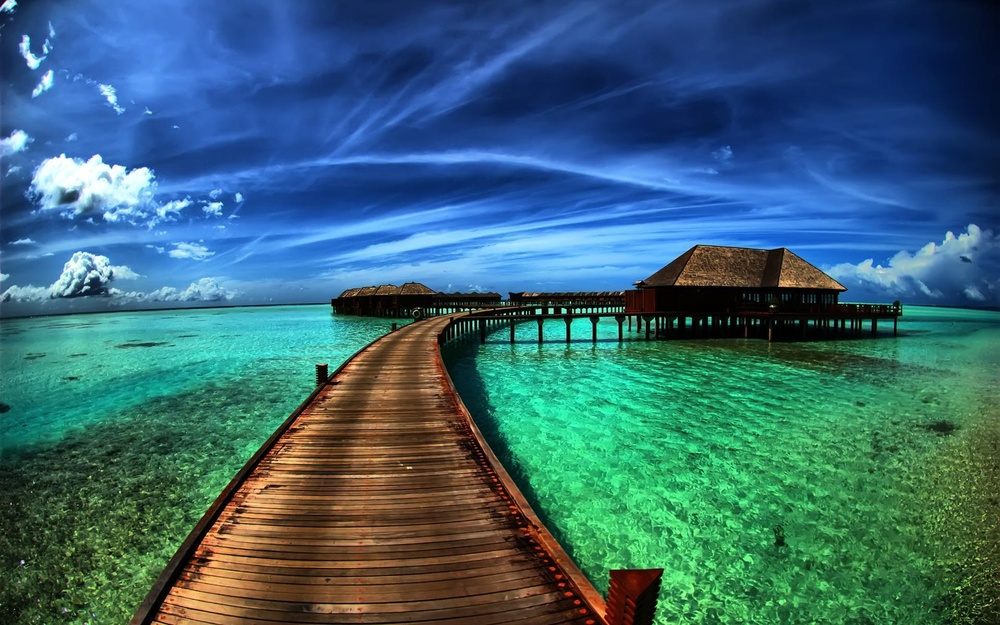
#> input picture TestPics/pic5.jpg, 1000 x 625 px, shrunk from 1920 x 1200 before the run
$ python otsu_segmenting.py
#> lines starting #> are read from the running program, lines starting #| are printed output that depends on the picture; after the words box and inside, x2 and y2 are one past the last pixel; in counts of white or black regions, pixels touching at a corner belong together
import os
import cv2
import numpy as np
import csv
import random
import math
from PIL import Image
import matplotlib.pyplot as plt

# [16 lines left out: function getRandoPxs, not called in this run]

def calc_bright(pixel):
    r,g,b = pixel
    return 0.299*r+0.587*g+0.114*b

# [42 lines left out: functions light_dark, avg_colour, rounded, write_to_csv, not called in this run]

#0<--Blk+++White-->255
img_files_normal_otsu = []
img_files_adaptive_otsu = []
imgs_to_disp = []
img_title = ['Img','Binary','Normal','Hyper']
#f, plot = plt.subplots(5, 4)
f, customPlot = plt.subplots(1, 4)
# plt.subplot(row, column)

'''
      0 1 2 3
    0 x x x x  0
    1 x x x x  4
    2 x x x x  8
'''
filepath = 'TestPics'
file = 'pic5.jpg'

file_path = f'{filepath}/{file}'
#print(file_path)
img = cv2.imread(file_path)
#> img is the input picture: shape (625, 1000, 3); mean B, G, R 115.2, 102.9, 56.7
gray_image = cv2.cvtColor(img, cv2.COLOR_BGR2GRAY)

# otsu threshold seperation of hyper and normal pigmentation
# otsu with adaptive thresholding
# The block_size determines the overall area around the pixel over
# which the average or weighted average will be calculated.
# A larger block is good for regions with lighting changes.
# A smaller block is good for high or fine detail regions.
# The C param thast is sibtracted from the average
# Allows for adjustement of the threshold value based on brightness.
# C +ve -> conservative threshold, shift toward darker region
# C -ve -> permissive threshold, shift toward lighter region
otsu_threshold, binary_image = cv2.threshold(gray_image, 125, 255, cv2.THRESH_BINARY + cv2.THRESH_OTSU)
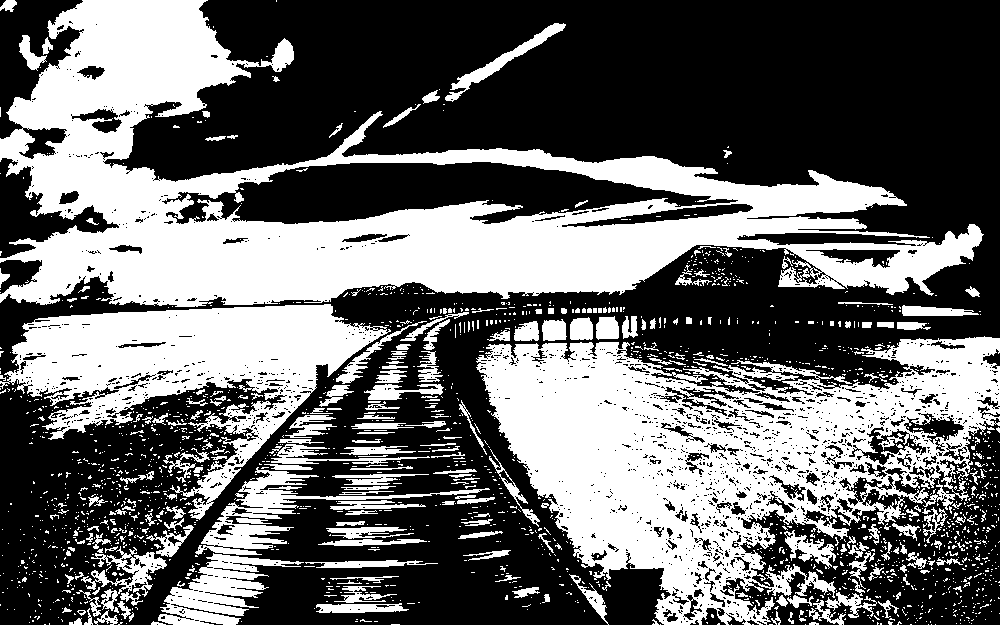
#> binary_image: shape (625, 1000); 41% white; 1949 white regions (1702 under 20 px), largest, box (x1, y1, x2, y2) and area: (0, 0, 984, 307) 104887, (476, 336, 1000, 625) 74931, (0, 304, 391, 520) 31223
#> otsu_threshold = 97

block_size = 11
C = 1
binary_image_w_adapt = cv2.adaptiveThreshold(gray_image, 255, cv2.ADAPTIVE_THRESH_MEAN_C, cv2.THRESH_BINARY, block_size, C)
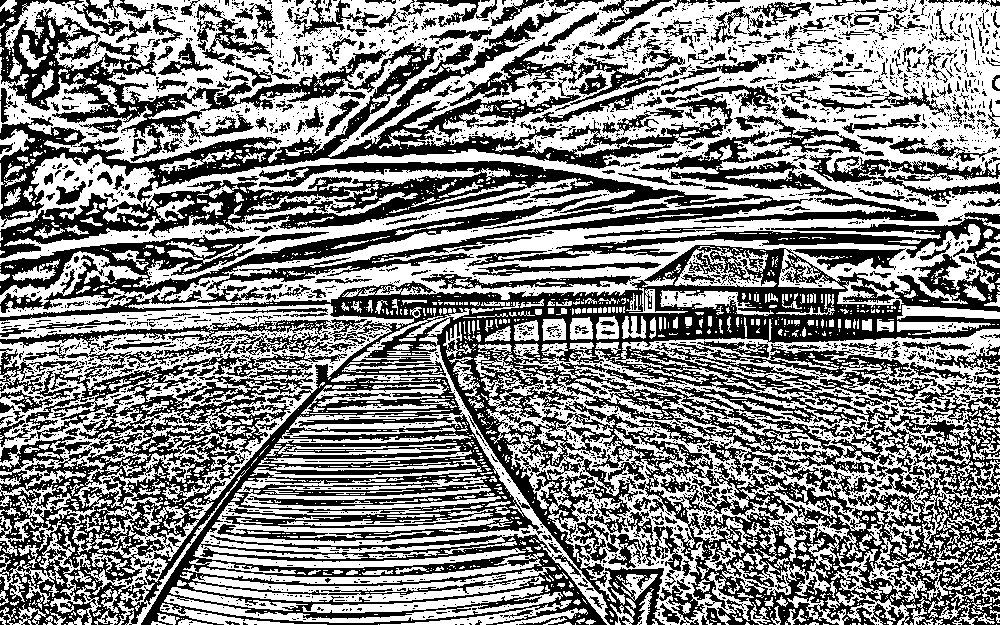
#> binary_image_w_adapt: shape (625, 1000); 52.4% white; 2812 black regions (2446 under 20 px), largest, box (x1, y1, x2, y2) and area: (0, 194, 1000, 625) 174302, (0, 0, 733, 227) 29692, (0, 161, 813, 291) 22900

normal = cv2.bitwise_and(img, img, mask=binary_image)
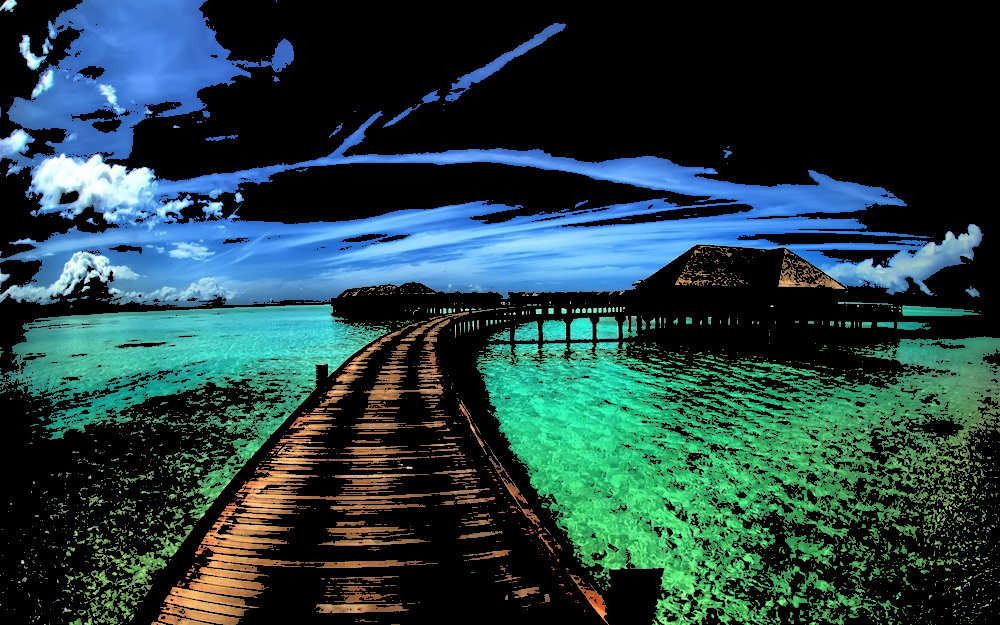
#> normal: shape (625, 1000, 3); mean B, G, R 65.3, 64.7, 34.3
hyper = cv2.bitwise_and(img, img, mask=~binary_image)
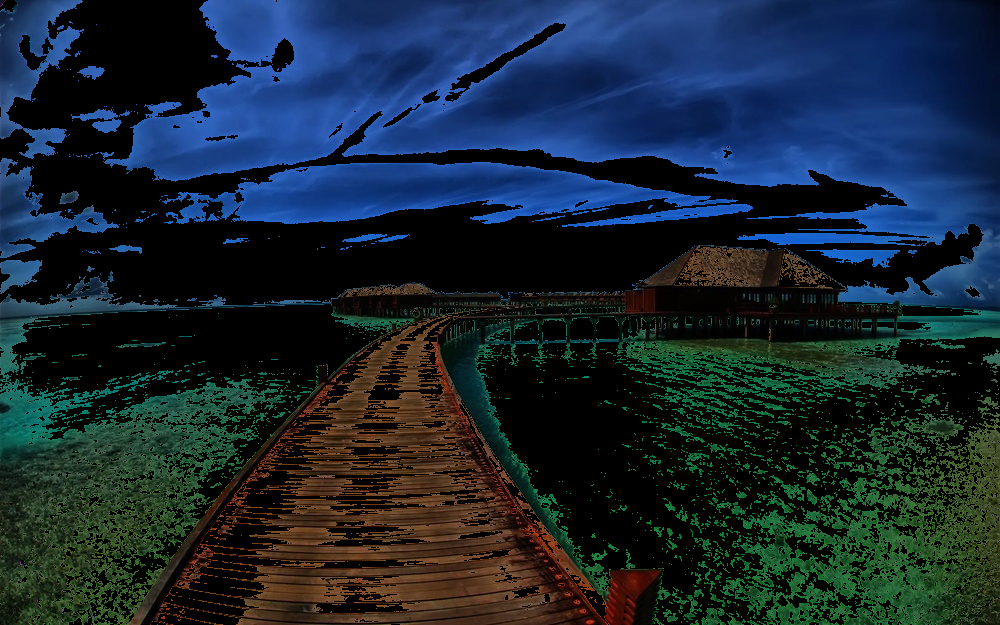
#> hyper: shape (625, 1000, 3); mean B, G, R 49.9, 38.1, 22.4

normal_a = cv2.bitwise_and(img, img, mask=binary_image_w_adapt)
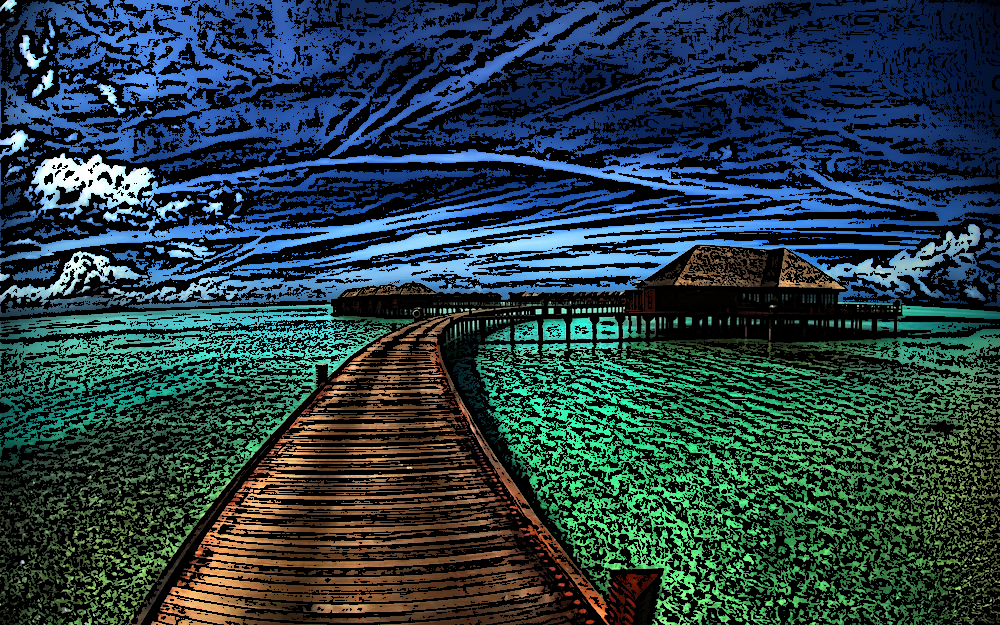
#> normal_a: shape (625, 1000, 3); mean B, G, R 68.2, 61.5, 36.7
hyper_a = cv2.bitwise_and(img, img, mask=~binary_image_w_adapt)
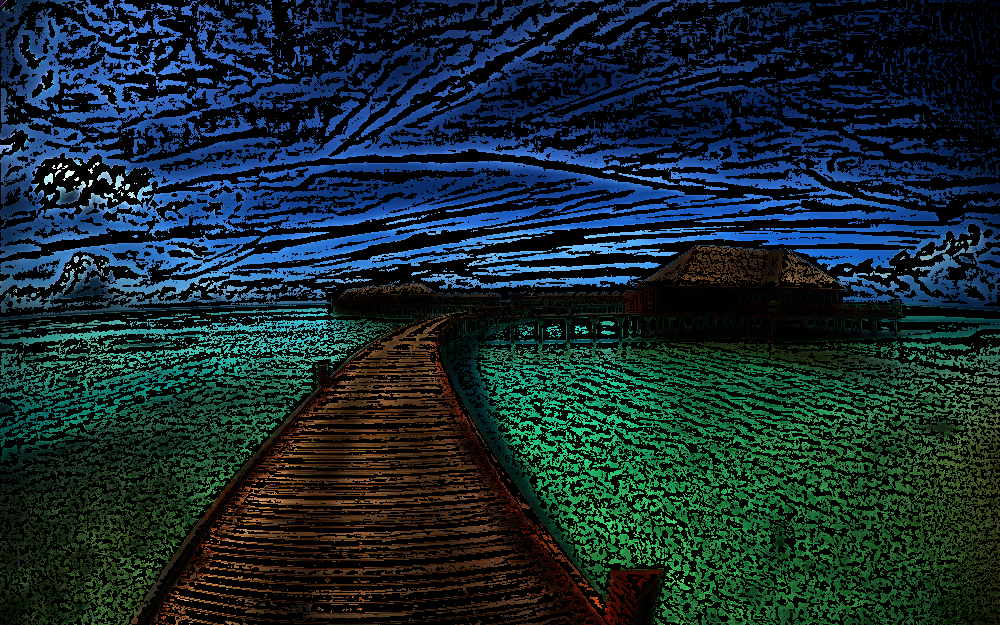
#> hyper_a: shape (625, 1000, 3); mean B, G, R 47, 41.3, 20
# This builds the number of columns.

imgs_to_disp.append(normal)
imgs_to_disp.append(hyper)

imgs_to_disp.append(normal_a)
imgs_to_disp.append(hyper_a)

for img in imgs_to_disp:
    customPlot[0].imshow(cv2.cvtColor(imgs_to_disp[0], cv2.COLOR_BGR2RGB))
    customPlot[1].imshow(cv2.cvtColor(imgs_to_disp[1], cv2.COLOR_BGR2RGB))
    customPlot[2].imshow(cv2.cvtColor(imgs_to_disp[2], cv2.COLOR_BGR2RGB))
    customPlot[3].imshow(cv2.cvtColor(imgs_to_disp[2], cv2.COLOR_BGR2RGB))
#> this loop made 4 passes

plt.show()
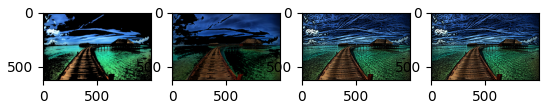
#> figure drawn by matplotlib, 4 panels

'''
    img_files_normal_otsu.append(img)
    img_files_normal_otsu.append(binary_image)
    img_files_normal_otsu.append(normal)
    img_files_normal_otsu.append(hyper)

    img_files_adaptive_otsu.append(img)
    img_files_adaptive_otsu.append(binary_image_w_adapt)
    img_files_adaptive_otsu.append(normal_a)
    img_files_adaptive_otsu.append(hyper_a)

for img in img_files_normal_otsu:
    # This is for the number of rows we have to iterate through
    for i in range(0,5):
        if (i==0):
            x=0
        elif (i==1):
            x=4
        elif (i==2):
            x=8
        elif (i==3):
            x=12
        elif (i==4):
            x=16
        # This governed by the no. of columns we have to iterate through
        for j in range(0, 4):
            plot[i,j].imshow(img_files_normal_otsu[j+x])
            plot[i,j].set_title(img_title[j])

    plt.show()

for img in img_files_adaptive_otsu:
    # This is for the number of rows we have to iterate through
    for i in range(0,5):
        if (i==0):
            x=0
        elif (i==1):
            x=4
        elif (i==2):
            x=8
        elif (i==3):
            x=12
        elif (i==4):
            x=16
        # This governed by the no. of columns we have to iterate through
        for j in range(0, 4):
            plot[i,j].imshow(img_files_adaptive_otsu[j+x])
            plot[i,j].set_title(img_title[j])

    plt.show()
'''

$ run again, with TestPics/pic1.jpg copied over TestPics/pic5.jpg
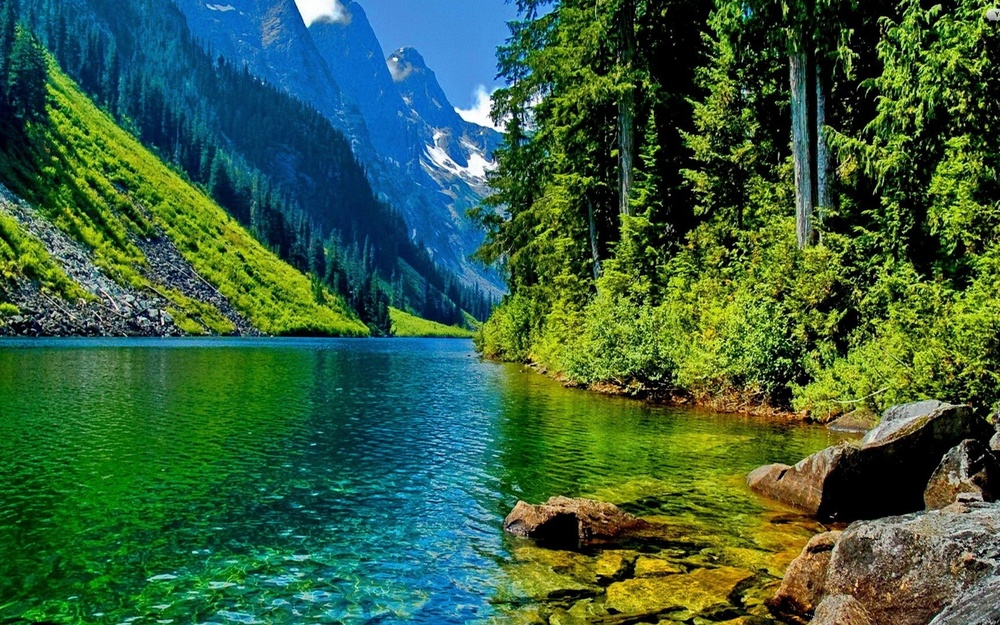
#> input picture TestPics/pic1.jpg, 1000 x 625 px, shrunk from 2880 x 1800 before the run
#> img is the input picture: shape (625, 1000, 3); mean B, G, R 63.2, 95, 55.2
#> `otsu_threshold, binary_image = cv2.threshold(gray_image, 125, 255, cv2..`:
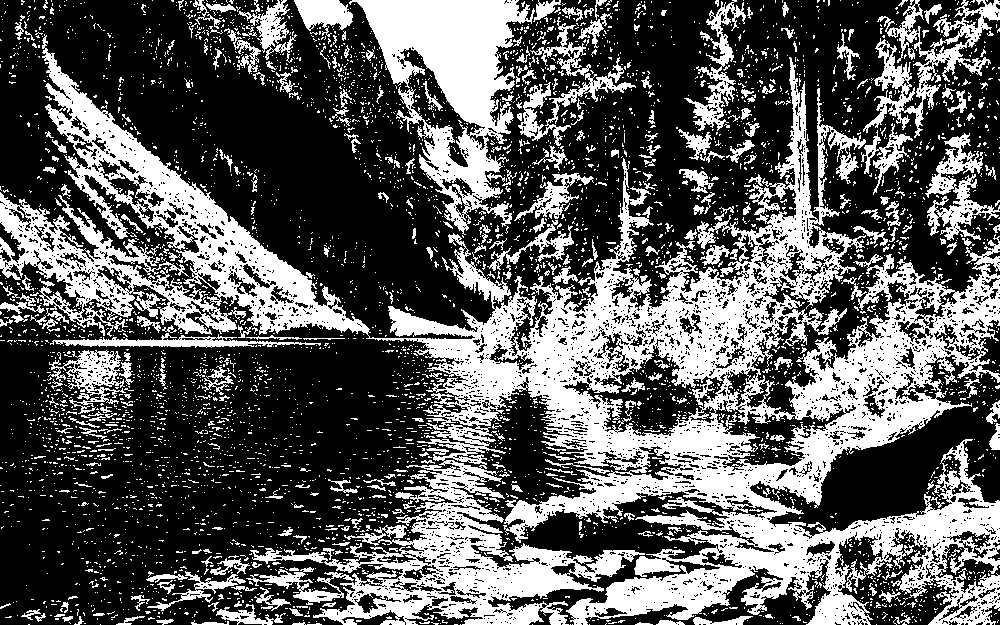
#> binary_image: shape (625, 1000); 36.2% white; 4744 white regions (4403 under 20 px), largest, box (x1, y1, x2, y2) and area: (42, 34, 1000, 625) 140409, (349, 0, 535, 235) 17555, (0, 192, 246, 337) 10125
#> otsu_threshold = 91
#> binary_image_w_adapt: shape (625, 1000); 46% white; 4018 white regions (3317 under 20 px), largest, box (x1, y1, x2, y2) and area: (0, 0, 1000, 625) 175924, (349, 0, 530, 134) 8617, (488, 0, 639, 193) 5330
#> the loop `for img in imgs_to_disp:` made 4 passes
#> `plt.show()`:
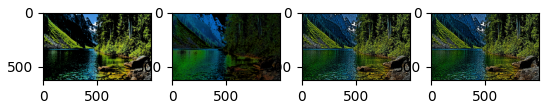
#> figure drawn by matplotlib, 4 panels

$ run again, with TestPics/pic10.jpg copied over TestPics/pic5.jpg
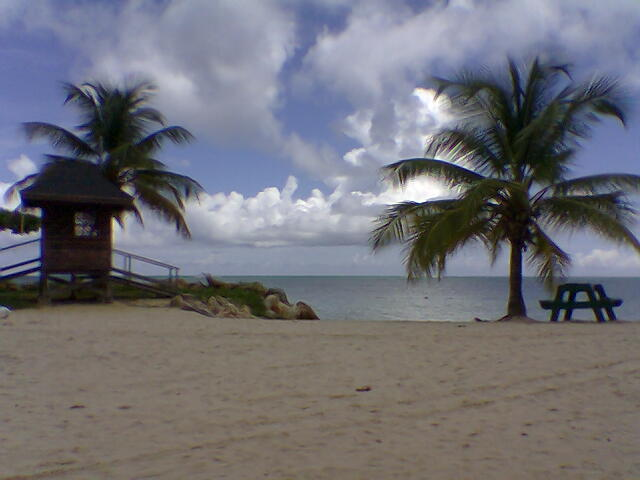
#> input picture TestPics/pic10.jpg, 640 x 480 px
#> img is the input picture: shape (480, 640, 3); mean B, G, R 119.3, 111.9, 111.9
#> `otsu_threshold, binary_image = cv2.threshold(gray_image, 125, 255, cv2..`:
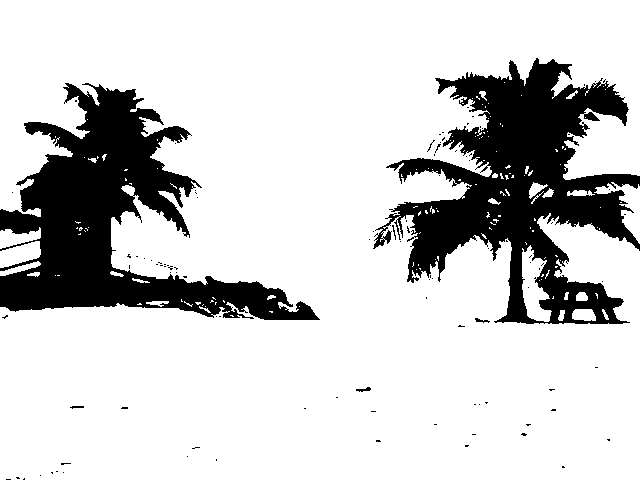
#> binary_image: shape (480, 640); 80.5% white; 102 black regions (96 under 20 px), largest, box (x1, y1, x2, y2) and area: (373, 58, 640, 324) 30706, (0, 83, 320, 320) 28716, (356, 387, 371, 392) 40, (475, 318, 490, 323) 35, (70, 406, 84, 409) 27, (392, 225, 396, 240) 20
#> otsu_threshold = 86
#> binary_image_w_adapt: shape (480, 640); 58.7% white; 1687 black regions (1181 under 20 px), largest, box (x1, y1, x2, y2) and area: (0, 0, 640, 325) 61557, (109, 327, 424, 344) 1557, (163, 38, 253, 110) 1406
#> the loop `for img in imgs_to_disp:` made 4 passes
#> `plt.show()`:
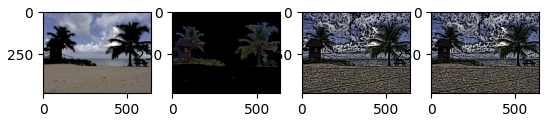
#> figure drawn by matplotlib, 4 panels

$ run again, with TestPics/pic11.jpg copied over TestPics/pic5.jpg
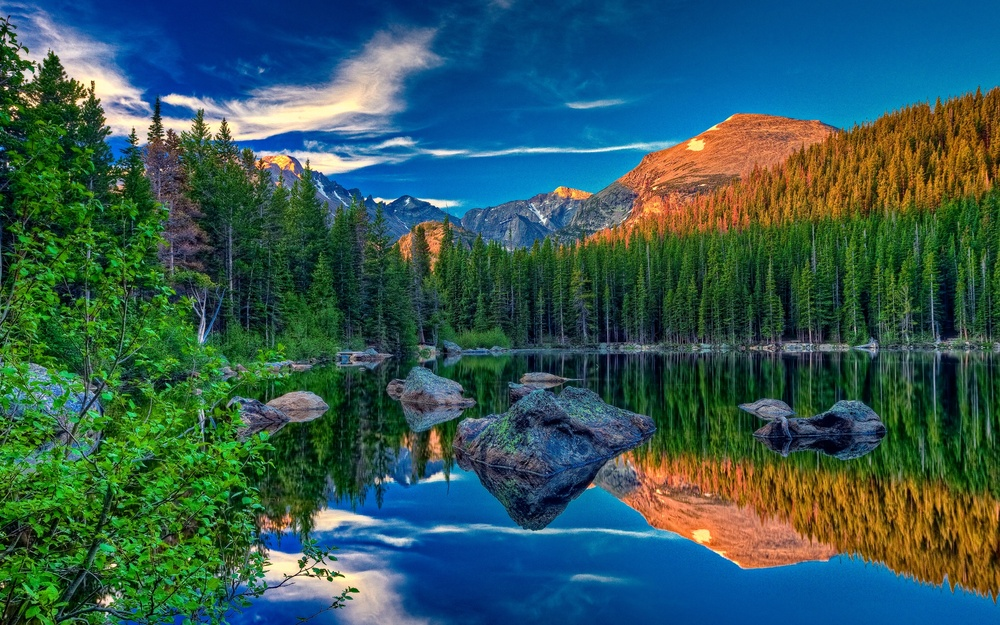
#> input picture TestPics/pic11.jpg, 1000 x 625 px, shrunk from 2560 x 1600 before the run
#> img is the input picture: shape (625, 1000, 3); mean B, G, R 86.7, 89.8, 51.5
#> binary_image: shape (625, 1000); 24.5% white; 4658 white regions (4319 under 20 px), largest, box (x1, y1, x2, y2) and area: (250, 74, 1000, 251) 37847, (308, 438, 936, 588) 23196, (159, 29, 446, 143) 13328
#> otsu_threshold = 97
#> binary_image_w_adapt: shape (625, 1000); 50.9% white; 4713 black regions (4189 under 20 px), largest, box (x1, y1, x2, y2) and area: (0, 0, 1000, 625) 230819, (194, 0, 441, 99) 6146, (376, 49, 543, 108) 2192
#> the loop `for img in imgs_to_disp:` made 4 passes
#> `plt.show()`:
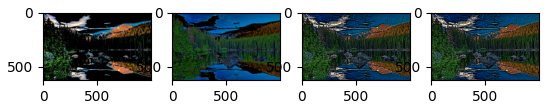
#> figure drawn by matplotlib, 4 panels
